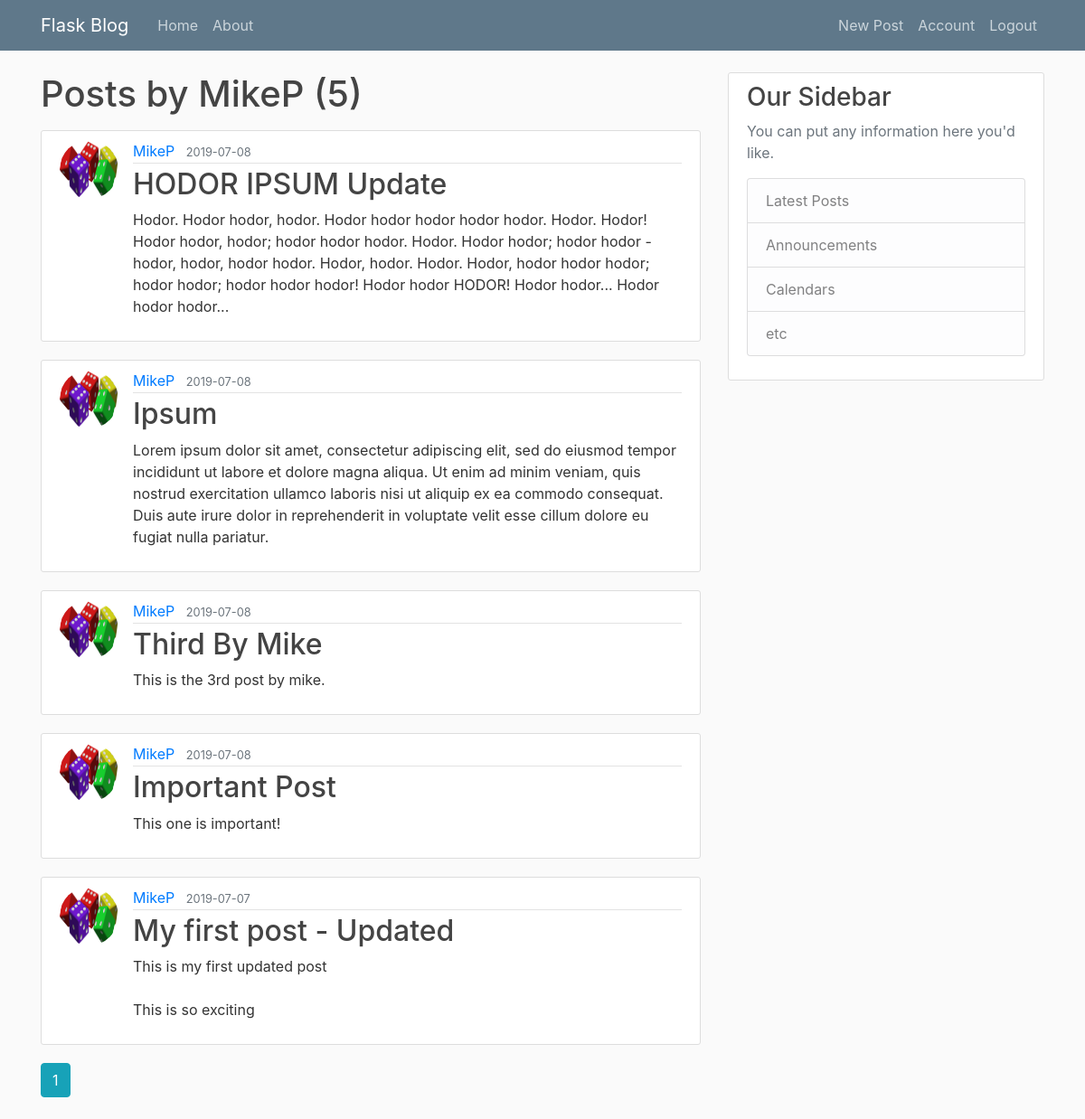
/user/MikeP (signed in), run on the app's committed database.
### flaskblog/models.py (models this page shows, shortened)
class User(db.Model, UserMixin):
    id = db.Column(db.Integer, primary_key=True)
    username = db.Column(db.String(20), unique=True, nullable=False)
    email = db.Column(db.String(120), unique=True, nullable=False)
    image_file = db.Column(db.String(20), nullable=False, default='default.jpg')
    password = db.Column(db.String(60), nullable=False)
    posts = db.relationship('Post', backref='author', lazy=True)

class Post(db.Model):
    id = db.Column(db.Integer, primary_key=True)
    title = db.Column(db.String(100), nullable=False)
    date_posted = db.Column(db.DateTime, nullable=False, default=datetime.utcnow)
    content = db.Column(db.Text, nullable=False)
    user_id = db.Column(db.Integer, db.ForeignKey('user.id'), nullable=False)

### flaskblog/users/routes.py (the view)
@users.route("/user/<string:username>")
def user_posts(username):
    page = request.args.get('page', 1, type=int)
    user = User.query.filter_by(username=username).first_or_404()
    posts = Post.query.filter_by(author=user)\
        .order_by(Post.date_posted.desc())\
        .paginate(page=page, per_page=5)
    return render_template('user_posts.html', posts=posts, user=user)

### flaskblog/models.py (called while the page is built)
@login_manager.user_loader
def load_user(user_id):
    return User.query.get(int(user_id))

### flaskblog/templates/user_posts.html (shortened to what this page needs)
{% extends "layout.html" %}
{% block content %}
    <h1 class="mb-3">Posts by {{ user.username }} ({{ posts.total }})</h1>
    {% for post in posts.items %}
        <article class="media content-section">
            <img class="rounded-circle article-img" src="{{ url_for('static', filename='profile_pics/' + post.author.image_file)}}">
            <div class="media-body">
                <div class="article-metadata">
                    <a class="mr-2" href="{{ url_for('users.user_posts', username=post.author.username) }}">{{ post.author.username }}</a>
                    <small class="text-muted">{{ post.date_posted.strftime('%Y-%m-%d') }}</small>
                </div>
                <h2><a class="article-title" href="{{ url_for('posts.post', post_id=post.id)}}">{{ post.title }}</a></h2>
                <p class="article-content">{{ post.content }}</p>
            </div>
        </article>
    {% endfor %}
    {% for page_num in posts.iter_pages(left_edge=1, right_edge=1, left_current=1, right_current=2) %}
        {% if page_num %}
            {% if posts.page == page_num %}
                <a class="btn btn-info mb-4" href="{{ url_for('usres.user_posts', username=user.username, page=page_num) }}">{{ page_num }}</a>
            {% else %}
                <a class="btn btn-outline-info mb-4" href="{{ url_for('users.user_posts', username=user.username, page=page_num) }}">{{ page_num }}</a>
            {% endif %}
        {% endif %}
    {% endfor %}
{% endblock content%}

### flaskblog/static/main.css (style rules this page uses)
body { background: #fafafa; color: #333333; margin-top: 5rem; }
h1, h2, h3, h4, h5, h6 { color: #444444; }
.content-section { background: #ffffff; padding: 10px 20px; border: 1px solid #dddddd; border-radius: 3px; margin-bottom: 20px; }
.article-title { color: #444444; }
.article-content { white-space: pre-line; }
.article-img { height: 65px; width: 65px; margin-right: 16px; }
.article-metadata { padding-bottom: 1px; margin-bottom: 4px; border-bottom: 1px solid #e3e3e3 }

### data on the page
User: username "MikeP"
Post: image_file (picture), author.username "MikeP", date_posted "2019-07-08", title "HODOR IPSUM Update", content "Hodor. Hodor hodor, hodor. Hodor hodor hodor hodor hodor. Hodor. Hodor! Hodor hodor, hodor; hodor hodor hodor. Hodor. Hodor hodor; hodor hodor - hodor, hodor, hodor hodor. Hodor, hodor. Hodor. Hodor, hodor hodor hodor; hodor hodor; hodor hodor hodor! Hodor hodor HODOR! Hodor hodor... Hodor hodor hodor..."
Post: image_file (picture), author.username "MikeP", date_posted "2019-07-08", title "Ipsum", content "Lorem ipsum dolor sit amet, consectetur adipiscing elit, sed do eiusmod tempor incididunt ut labore et dolore magna aliqua. Ut enim ad minim veniam, quis nostrud exercitation ullamco laboris nisi ut aliquip ex ea commodo consequat. Duis aute irure dolor in reprehenderit in voluptate velit esse cillum dolore eu fugiat nulla pariatur."
Post: image_file (picture), author.username "MikeP", date_posted "2019-07-08", title "Third By Mike", content "This is the 3rd post by mike."
Post: image_file (picture), author.username "MikeP", date_posted "2019-07-08", title "Important Post", content "This one is important!"
Post: image_file (picture), author.username "MikeP", date_posted "2019-07-07", title "My first post - Updated", content "This is my first updated post This is so exciting"

### other printed values
{{ posts.total }} "5"
{{ page_num }} "1"
